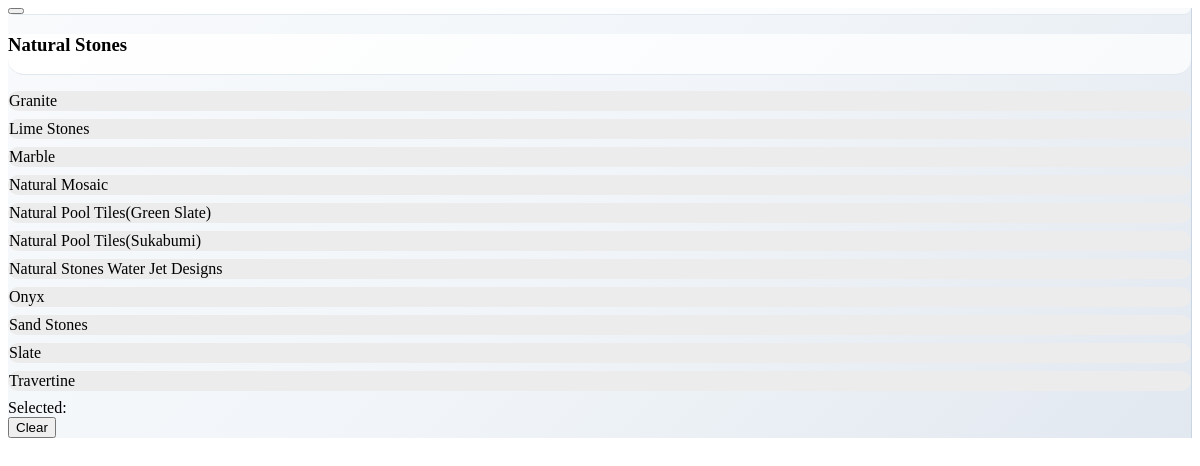
/natural-stones-sidebar.php, run on the app's committed database.
### tables this page shows
CREATE TABLE `categories` (
  `id` int(11) NOT NULL,
  `parent_id` int(11) DEFAULT NULL,
  `name` varchar(255) NOT NULL,
  `image` varchar(255) DEFAULT NULL,
  `description` text DEFAULT NULL
);

### natural-stones-sidebar.php (the view, shortened to what this page needs)
<?php
if (!isset($conn)) {
    $db = new Database();
    $conn = $db->getConnection();
}
$subQry = "SELECT * FROM categories WHERE parent_id = 1 ORDER BY name ASC";
$subRes = $conn->query($subQry);
?>
<div id="sidebar"
    class="fixed lg:static inset-y-0 left-0 w-80 z-30 shadow-xl transform -translate-x-full lg:translate-x-0 transition-transform duration-300 ease-in-out overflow-y-auto rounded-r-2xl">
    <div class="lg:hidden flex justify-end p-4 sidebar-header">
        <button id="sidebar-close" class="text-gray-500 hover:text-gray-700 transition-colors duration-200">
        </button>
    </div>
    <div class="p-6 sidebar-content">
        <div class="sidebar-header p-4 -m-4 mb-4">
            <h3 class="text-xl font-bold text-gray-800 mb-3 sidebar-item">Natural Stones</h3>
        </div>
        <div class="space-y-3 mt-6">
            <?php $index = 0; while ($sub = $subRes->fetch_assoc()): $index++; ?>
            <div class="subcategory-item sidebar-item relative flex items-center p-4 cursor-pointer"
                onclick="selectCategory(<?= (int)$sub['id'] ?>, this)" data-subcat-id="<?= (int)$sub['id'] ?>"
                style="animation-delay: <?= 0.2 + ($index * 0.1) ?>s">
                <span class="text-sm text-gray-700 font-medium"><?= htmlspecialchars($sub['name']) ?></span>
            </div>
            <?php endwhile; ?>
        </div>
    </div>
    <div id="selected-category"
        class="hidden mx-6 mb-6 p-4 bg-gradient-to-r from-blue-50 via-white to-blue-50 rounded-xl border border-blue-200 selected-pulse shadow-md">
        <div class="flex items-center justify-between">
            <div class="text-sm text-blue-800">
                <span class="font-semibold">Selected:</span>
            </div>
            <button onclick="clearFilter()"
                class="bg-gradient-to-r from-blue-600 to-blue-700 hover:from-blue-700 hover:to-blue-800 text-white px-4 py-2 rounded-lg text-xs font-medium transition-all duration-200 transform hover:scale-105 shadow-sm">Clear</button>
        </div>
    </div>
</div>

### natural-stones-sidebar.php (style rules this page uses)
.sidebar-item { opacity: 0; transform: translateX(-20px); animation: slideInLeft 0.6s ease-out forwards; }
.sidebar-item:nth-child(1) { animation-delay: 0.1s; }
.sidebar-item:nth-child(2) { animation-delay: 0.2s; }
.sidebar-item:nth-child(3) { animation-delay: 0.3s; }
.sidebar-item:nth-child(4) { animation-delay: 0.4s; }
.sidebar-item:nth-child(5) { animation-delay: 0.5s; }
.sidebar-item:nth-child(6) { animation-delay: 0.6s; }
.sidebar-item:nth-child(7) { animation-delay: 0.7s; }
.sidebar-item:nth-child(8) { animation-delay: 0.8s; }
.subcategory-item { position: relative; transition: all 0.3s ease; border: 1px solid transparent; background: #edecec; border-radius: 12px; margin-bottom: 8px; }
.subcategory-item::before { content: ''; position: absolute; left: 0; top: 50%; width: 4px; height: 0; transform: translateY(-50%); transition: height 0.3s ease; border-radius: 0 8px 8px 0; }
.selected-pulse { animation: pulse 2s ease-in-out infinite; }
#sidebar { backdrop-filter: blur(12px); background: linear-gradient(135deg, #f8fafc 0%, #f1f5f9 50%, #e2e8f0 100%); border-right: 1px solid #cbd5e1; }
.sidebar-header { background: linear-gradient(135deg, #ffffff 0%, #f8fafc 100%); border-bottom: 1px solid #e2e8f0; border-radius: 0 0 16px 16px; margin-bottom: 16px; }
.sidebar-content { background: transparent; }

### data on the page
categories: name "Granite"
categories: name "Lime Stones"
categories: name "Marble"
categories: name "Natural Mosaic"
categories: name "Natural Pool Tiles(Green Slate)"
categories: name "Natural Pool Tiles(Sukabumi)"
categories: name "Natural Stones Water Jet Designs"
categories: name "Onyx"
categories: name "Sand Stones"
categories: name "Slate"
categories: name "Travertine"
